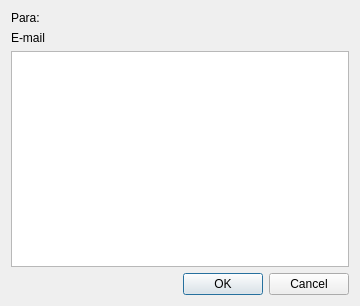
<?xml version="1.0" encoding="UTF-8"?>
<ui version="4.0">
 <class>DialogMensage</class>
 <widget class="QDialog" name="DialogMensage">
  <property name="geometry">
   <rect>
    <x>0</x>
    <y>0</y>
    <width>360</width>
    <height>306</height>
   </rect>
  </property>
  <property name="windowTitle">
   <string>Dialog</string>
  </property>
  <layout class="QVBoxLayout" name="verticalLayout">
   <item>
    <widget class="QLabel" name="label">
     <property name="text">
      <string>Para:</string>
     </property>
    </widget>
   </item>
   <item>
    <widget class="QLabel" name="destinatario">
     <property name="text">
      <string>E-mail</string>
     </property>
    </widget>
   </item>
   <item>
    <widget class="QTextEdit" name="teEnviarMensagem"/>
   </item>
   <item>
    <widget class="QDialogButtonBox" name="buttonBox">
     <property name="orientation">
      <enum>Qt::Horizontal</enum>
     </property>
     <property name="standardButtons">
      <set>QDialogButtonBox::Cancel|QDialogButtonBox::Ok</set>
     </property>
    </widget>
   </item>
  </layout>
 </widget>
 <resources/>
 <connections>
  <connection>
   <sender>buttonBox</sender>
   <signal>accepted()</signal>
   <receiver>DialogMensage</receiver>
   <slot>accept()</slot>
   <hints>
    <hint type="sourcelabel">
     <x>248</x>
     <y>254</y>
    </hint>
    <hint type="destinationlabel">
     <x>157</x>
     <y>274</y>
    </hint>
   </hints>
  </connection>
  <connection>
   <sender>buttonBox</sender>
   <signal>rejected()</signal>
   <receiver>DialogMensage</receiver>
   <slot>reject()</slot>
   <hints>
    <hint type="sourcelabel">
     <x>316</x>
     <y>260</y>
    </hint>
    <hint type="destinationlabel">
     <x>286</x>
     <y>274</y>
    </hint>
   </hints>
  </connection>
 </connections>
</ui>
